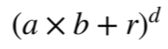
#> input picture Machine Learning/Support Vector Machine/Kernel Functions/Radial Basis Function/images/poly.png, 168 x 49 px, found by its file name
$ jupyter execute Polynomial.ipynb
#> lines starting #> are read from the running program, lines starting #| are printed output that depends on the picture
1. [Polynomial Kernel](#polynomial-kernel)

#### Polynomial Kernel:
- used to not move the data points from a lower dimension to higher dimension
- used to calculate the relationship between each data points and choose the support vector classifier
- uses the kernel trick
    - calculates the relationship between data points without converting the data points into higher dimensions

[cell 1]
from PIL import Image
from IPython.display import display

img = Image.open('images/poly.png')
#> img is the input picture: PIL image 168x49 RGBA; mean R, G, B, A 237.2, 237.2, 237.2, 255
new_image = img.resize((210, 60))
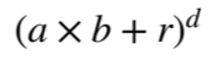
#> new_image: PIL image 210x60 RGBA; mean R, G, B, A 237.1, 237.1, 237.1, 255
display(new_image)

- the value of d (degree of the polynomial) is chosen based on the cross validation
- a, b are the 2 data points
- r is the coefficient (manually chosen)

eg: now substituting values for d and r
- we get the dot product value of higher dimensions
- there are total of data in 3 axis
    - however since the z-axis = 1/2, we ignore it since its a constant

[cell 2]
from PIL import Image
from IPython.display import display

img = Image.open('images/eg.png')
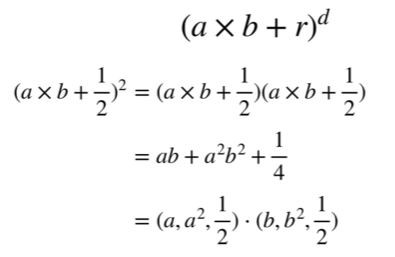
#> input picture Machine Learning/Support Vector Machine/Kernel Functions/images/eg.png, 395 x 257 px
#> img is the input picture: PIL image 395x257 RGBA; mean R, G, B, A 248.1, 248.1, 248.1, 255
new_image = img.resize((330, 220))
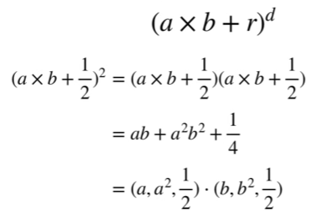
#> new_image: PIL image 330x220 RGBA; mean R, G, B, A 248, 248, 248, 255
display(new_image)

- now, lets see the example with r = 1 and d = 2

[cell 3]
from PIL import Image
from IPython.display import display

img = Image.open('images/eg2.png')
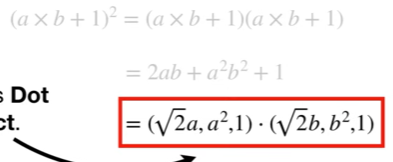
#> input picture Machine Learning/Support Vector Machine/Kernel Functions/images/eg2.png, 393 x 162 px
#> img is the input picture: PIL image 393x162 RGBA; mean R, G, B, A 246.6, 239.6, 239, 255
new_image = img.resize((350, 170))
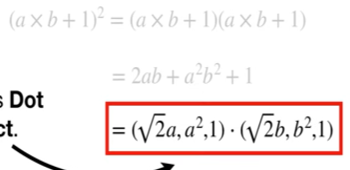
#> new_image: PIL image 350x170 RGBA; mean R, G, B, A 246.6, 239.5, 238.9, 255
display(new_image)
